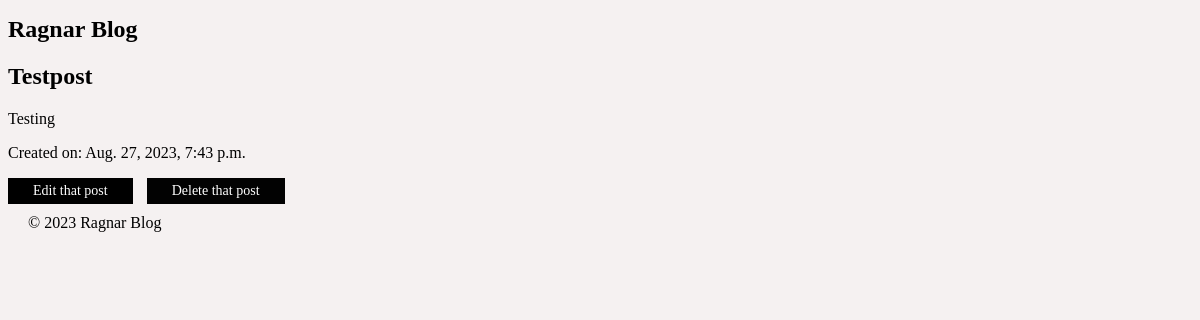
/blog/11/, run on an earlier commit of the app's database.
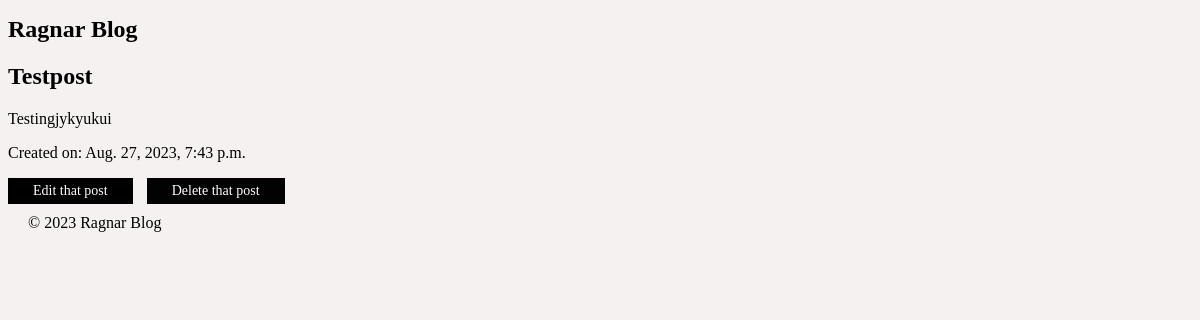
And on a later commit of the database.
### blog/models.py (models this page shows, shortened)
class Post(models.Model):
    title = models.CharField(max_length=200)  # A character field for the post title
    content = models.TextField()  # A text field for the post content.
    created_at = models.DateTimeField(default=timezone.now, editable=False)  # Editable is false, bcs this cannot be editable
    updated_at = models.DateTimeField(auto_now=True)  # automatically updates the date and time when a post is edited.

### blog/views.py (the view)
# urls.py: path('<int:pk>/', views.PostDetailView.as_view(), name='post_detail'),
class PostDetailView(DetailView):
    model = Post
    template_name = 'blog/post_detail.html'  #
    context_object_name = 'post'

### blog/templates/blog/post_detail.html
{% extends 'blog/base.html' %}
{% block content %}
<h2>{{ object.title }}</h2>
<p>{{ object.content }}</p>
<p>Created on: {{ object.created_at }}</p>
<a href="{% url 'blog:post_edit' object.pk %}" class="search-button">Edit that post</a>
<a href="{% url 'blog:post_delete' object.pk %}" class="del1-button">Delete that post</a>
{% endblock %}

What changed in the data, as far as the page shows it:
changed Post "Testpost": content "Testing" → "Testingjykyukui"
